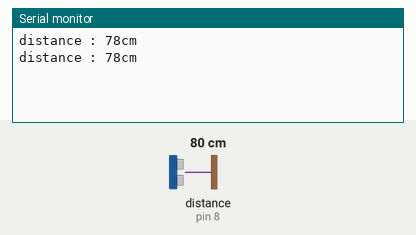
The sketch below on a simulated Arduino Uno, built with avr-gcc and run on an emulated ATmega328P. On the bench: the last lines printed to the serial monitor. Wiring (inferred from the names in the program): ultrasonic range finder: trigger pin 7; echo pin 8. Inputs (shaded band) come from the test bench; at power-on: distance to the obstacle (sensor on pin 8) 80 cm. The echo pulse lasts 58.3 µs per cm.

Above: at 1.8 s.
1.9 s: distance to the obstacle (sensor on pin 8) set to 2 cm
At 2.5 s:
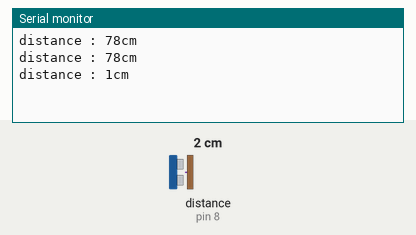
3.4 s: distance to the obstacle (sensor on pin 8) set to 4 cm
At 4.8 s:
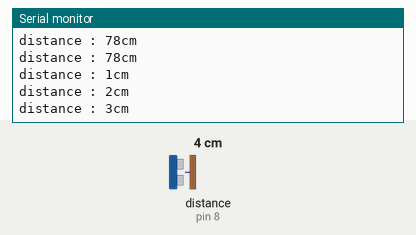
Timing chart, 0 to 6.4 s (numbered marks = the images above; inputs shaded):
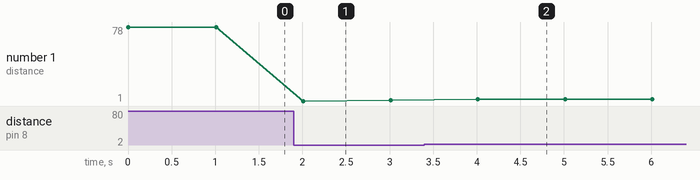

Measured:
- after the input at 1.9 s, the serial monitor: prints a new line after 0.11 s (image 1)
- after the input at 3.4 s, the serial monitor: prints a new line after 0.61 s (image 2)
- plotted number 1: 78 → 2 after the input at 1.9 s, 2 → 3 after the input at 3.4 s

The sketch:

6_ultrasonic_sensor.ino
```cpp
int trig=7;
int echo=8;

void setup() {
pinMode(trig,OUTPUT);
pinMode(echo,INPUT);
Serial.begin(9600);
}

void loop() {

  digitalWrite(trig,LOW);
  delayMicroseconds(2);
  digitalWrite(trig,HIGH);
  delayMicroseconds(10);
  digitalWrite(trig,LOW);

int distance = pulseIn(echo, HIGH)*340/2/10000;

  Serial.print("distance : ");
  Serial.print(distance);
  Serial.println("cm");

  delay(1000); // 1초에 한번씩 측정
}
```
